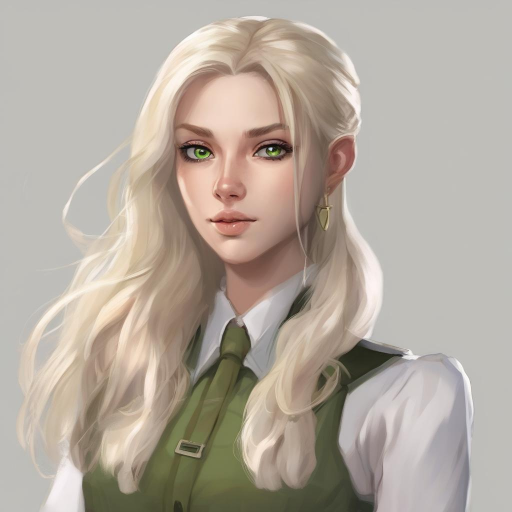
#> input picture media/character_raw.png, 1024 x 1024 px (shown at 1/2 size)
$ python -i pipeline.py   (imports and definitions only)   (older library calls are emulated)
#> lines starting #> are read from the running program, lines starting #| are printed output that depends on the picture
#> further down, picture is the input picture: shape (1024, 1024, 3); mean B, G, R 157.6, 168.9, 178.7
from __future__ import annotations

import os
from dataclasses import dataclass
from pathlib import Path
from typing import Optional, Tuple

import cv2
import numpy as np
from PIL import Image, ImageDraw
from rembg import remove

import json
import requests


@dataclass
class GenerationOutput:
    story: str
    character_description: str
    background_description: str
    character_image_path: str
    background_image_path: str
    combined_image_path: str


# [41 lines left out: functions generate_texts, craft_character_prompt, craft_background_prompt, not called in this run]


def _ensure_uint8(image: np.ndarray) -> np.ndarray:
    image = np.clip(image, 0, 255)
    return image.astype(np.uint8)


# [31 lines left out: functions _resize_with_aspect, _refine_mask, _color_transfer_lab, not called in this run]


def _estimate_light_direction(bgr: np.ndarray) -> Tuple[float, float]:
    gray = cv2.cvtColor(bgr, cv2.COLOR_BGR2GRAY)
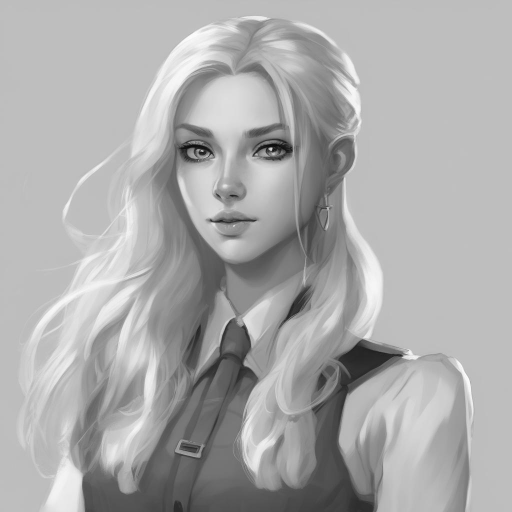
#> gray: shape (1024, 1024) (shown at 1/2 size); min 4, max 255, mean 170.6
    gray = cv2.GaussianBlur(gray, (0, 0), 1.2)
    gx = cv2.Sobel(gray, cv2.CV_32F, 1, 0, ksize=3)
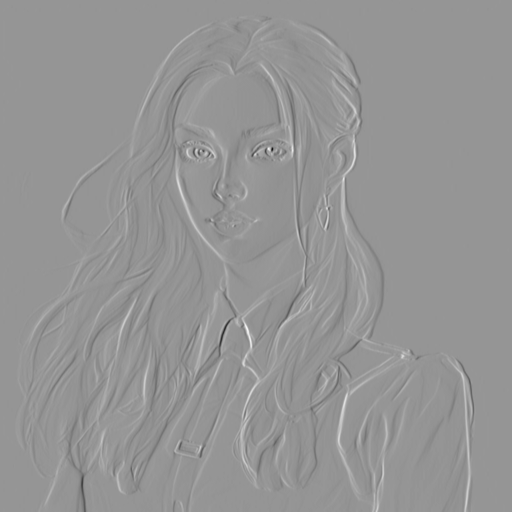
#> gx: shape (1024, 1024) float32 (shown at 1/2 size); min -405, max 288, mean 0; drawn with min black and max white
    gy = cv2.Sobel(gray, cv2.CV_32F, 0, 1, ksize=3)
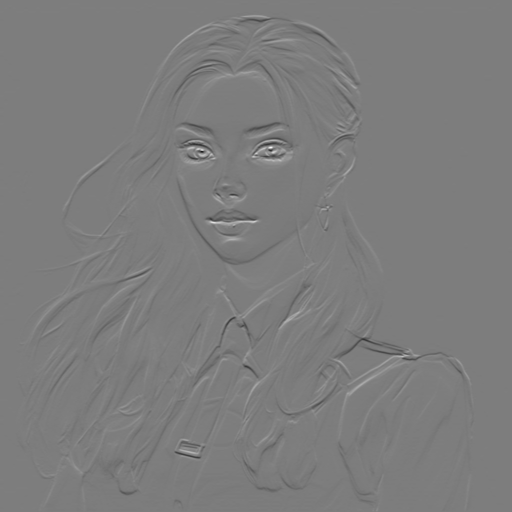
#> gy: shape (1024, 1024) float32 (shown at 1/2 size); min -373, max 387, mean -0.5; drawn with min black and max white
    angle = np.arctan2(gy, gx)
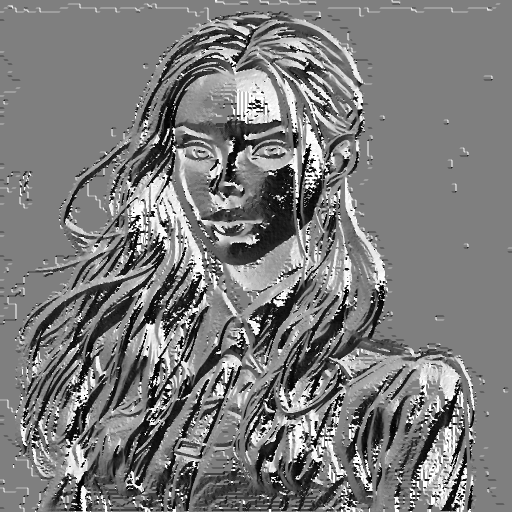
#> angle: shape (1024, 1024) float32 (shown at 1/2 size); min -3.14, max 3.14, mean -0.0896; drawn with min black and max white
    mag = np.sqrt(gx * gx + gy * gy)
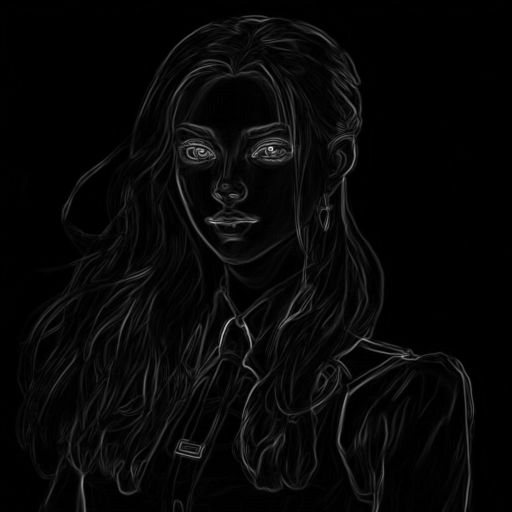
#> mag: shape (1024, 1024) float32 (shown at 1/2 size); min 0, max 416.5, mean 12.1; drawn with min black and max white
    s = np.sin(angle)
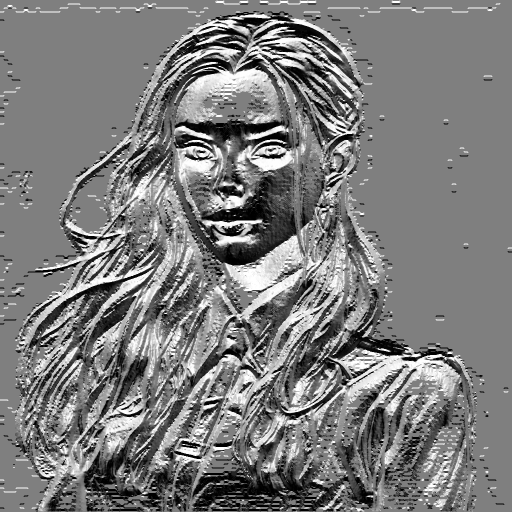
#> s: shape (1024, 1024) float32 (shown at 1/2 size); min -1, max 1, mean -0.0229; drawn with min black and max white
    c = np.cos(angle)
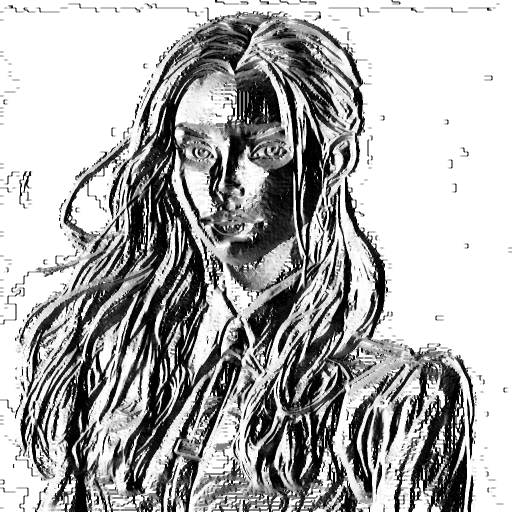
#> c: shape (1024, 1024) float32 (shown at 1/2 size); min -1, max 1, mean 0.366; drawn with min black and max white
    mean_s = float(np.sum(s * mag) / (np.sum(mag) + 1e-6))
#> mean_s = -0.0428
    mean_c = float(np.sum(c * mag) / (np.sum(mag) + 1e-6))
#> mean_c = 0.000397
    dx, dy = mean_c, mean_s
#> dx = 0.000397; dy = -0.0428
    norm = (dx * dx + dy * dy) ** 0.5
#> norm = 0.0428
    if norm < 1e-3:
        return (-0.6, -0.8)
    return (dx / norm, dy / norm)


# [77 lines left out: functions _apply_atmospheric_perspective, _add_film_grain, _add_chromatic_aberration, _add_rim_light, _compose_over, _generate_contact_shadow, not called in this run]


class ImageCompositor:
    # [84 lines left out: functions composite_images, generate_character_image, generate_background_image, not called in this run]


def combine_images(character_path: str, background_path: str, media_dir: Path) -> str:
    compositor = ImageCompositor()
    return compositor.composite_images(character_path, background_path, media_dir)


# [17 lines left out: function orchestrate, not called in this run]

>>> import cv2
>>> picture = cv2.imread('../media/character_raw.png')
>>> result = _estimate_light_direction(picture)
#> result = (0.00927, -1)

$ run again, on media/character_rgba.png
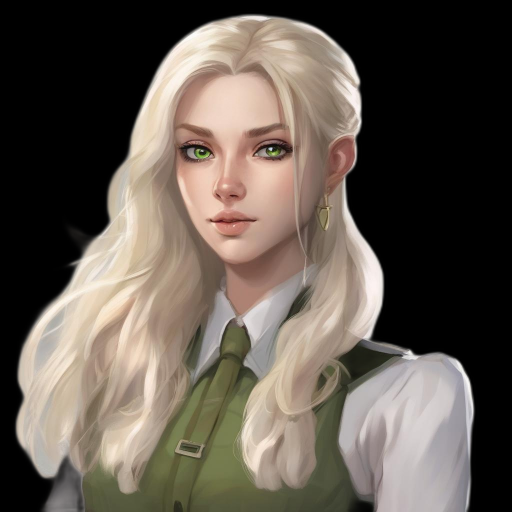
#> input picture media/character_rgba.png, 1024 x 1024 px (shown at 1/2 size)
#> picture is the input picture: shape (1024, 1024, 3); mean B, G, R 79.9, 89.2, 98.5
#> in _estimate_light_direction, `s = np.sin(angle)`:
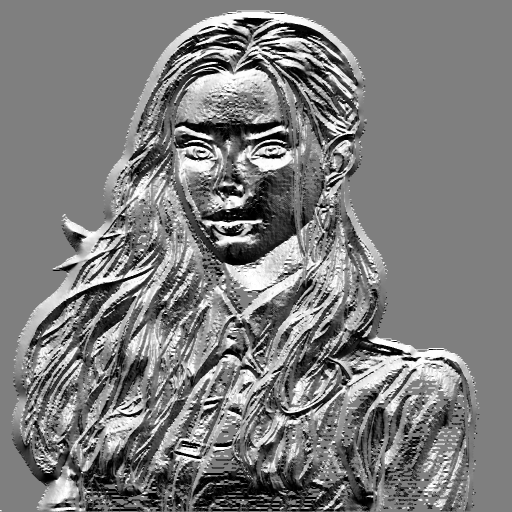
#> s: shape (1024, 1024) float32 (shown at 1/2 size); min -1, max 1, mean -0.0152; drawn with min black and max white
#> in _estimate_light_direction, `c = np.cos(angle)`:
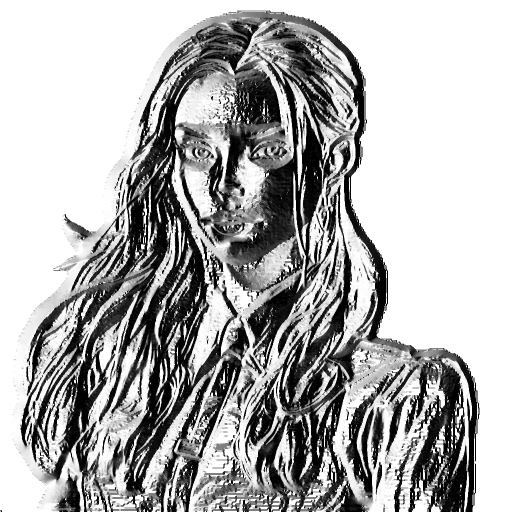
#> c: shape (1024, 1024) float32 (shown at 1/2 size); min -1, max 1, mean 0.377; drawn with min black and max white
#> mean_s = 0.0403
#> mean_c = -1.51e-06
#> dy = 0.0403
#> result = (-3.76e-05, 1)
